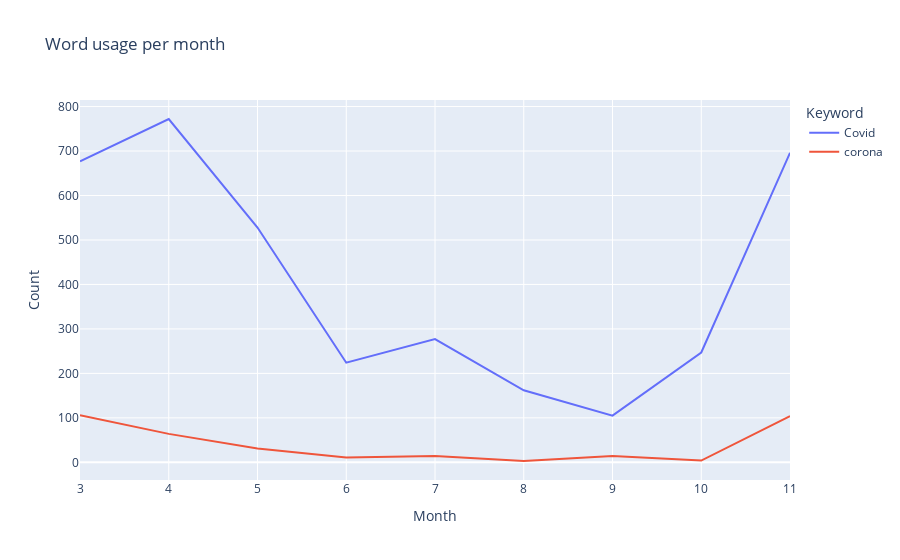

Notebook cell for this chart:
### Code cell
fig = px.line(df, x="Month", y="Count", color="Keyword", title="Word usage per month")
fig.show()

### Figure 1 — Plotly figure (JSON) as saved in the notebook; plotly's stock layout.template omitted (floating-point values rounded to 4 significant figures)
{"data": [{"hovertemplate": "Keyword=Covid<br>Month=%{x}<br>Count=%{y}<extra></extra>", "legendgroup": "Covid", "line": {"color": "#636efa", "dash": "solid"}, "mode": "lines", "name": "Covid", "orientation": "v", "showlegend": true, "type": "scatter", "x": [3, 4, 5, 6, 7, 8, 9, 10, 11], "xaxis": "x", "y": [677, 772, 528, 224, 277, 162, 105, 247, 696], "yaxis": "y"}, {"hovertemplate": "Keyword=corona<br>Month=%{x}<br>Count=%{y}<extra></extra>", "legendgroup": "corona", "line": {"color": "#EF553B", "dash": "solid"}, "mode": "lines", "name": "corona", "orientation": "v", "showlegend": true, "type": "scatter", "x": [3, 4, 5, 6, 7, 8, 9, 10, 11], "xaxis": "x", "y": [106, 64, 31, 11, 14, 3, 14, 4, 104], "yaxis": "y"}], "layout": {"legend": {"title": {"text": "Keyword"}, "tracegroupgap": 0}, "title": {"text": "Word usage per month"}, "xaxis": {"anchor": "y", "domain": [0, 1], "title": {"text": "Month"}}, "yaxis": {"anchor": "x", "domain": [0, 1], "title": {"text": "Count"}}}}
